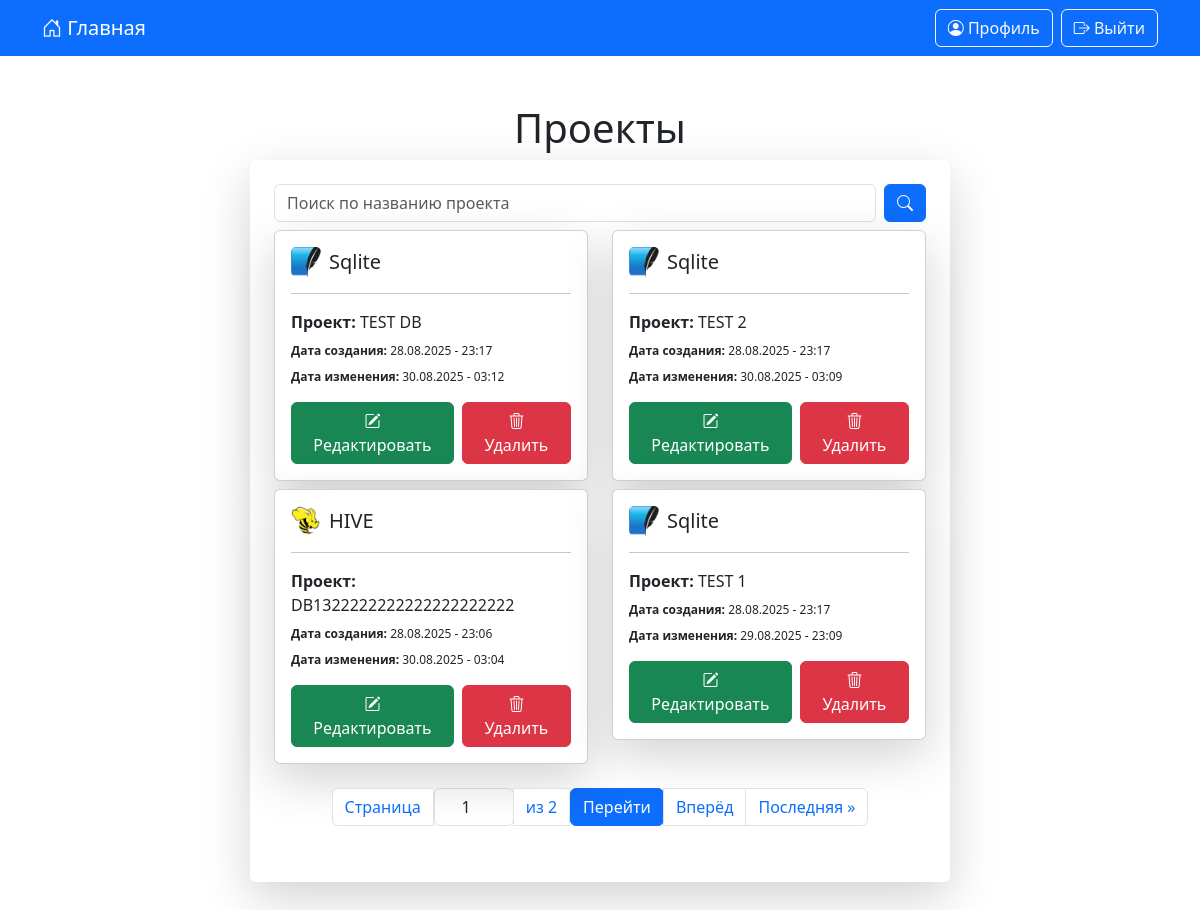
The app's page /projects/ (signed in), older data.
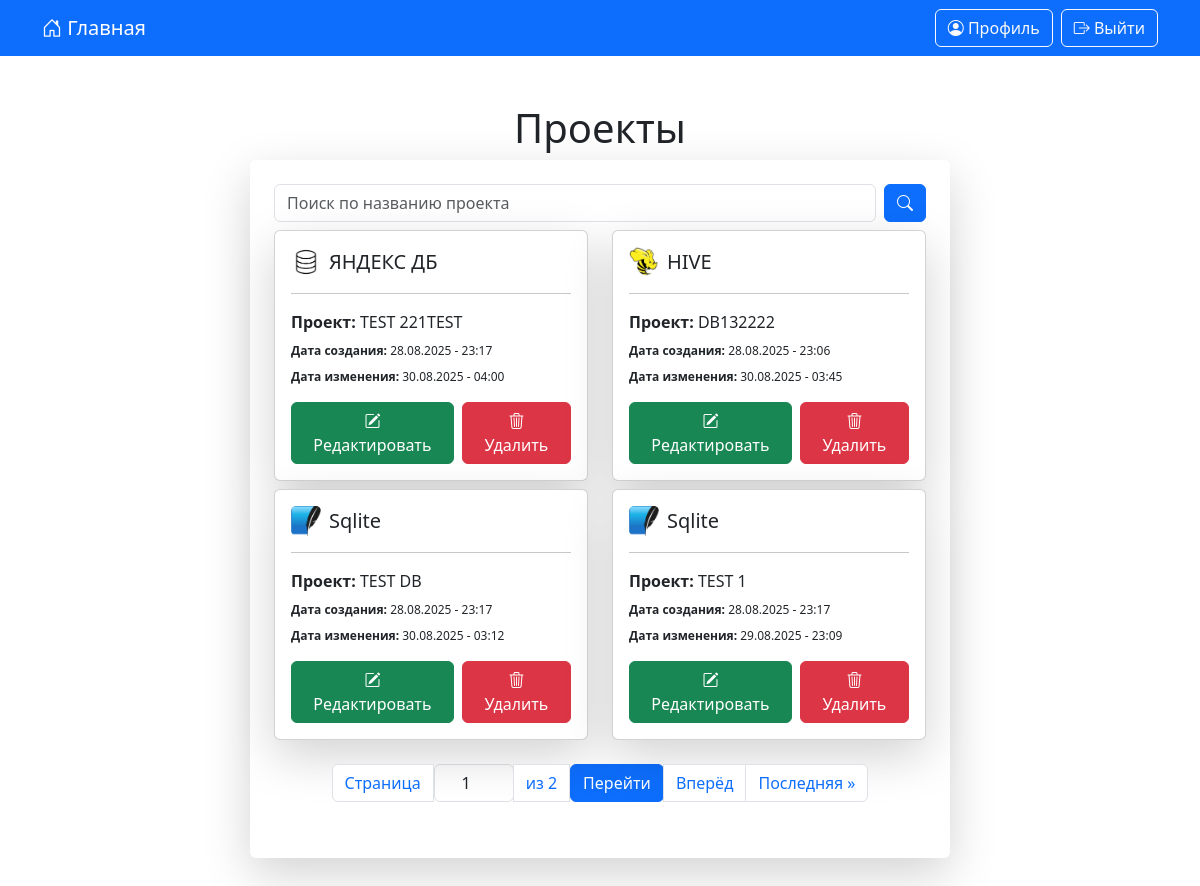
The same page, newer data.
### data_generator/models.py (models this page shows, shortened)
class DateStamp(models.Model):
    created = models.DateTimeField(verbose_name='Дата создания', auto_now_add=True)
    updated = models.DateTimeField(verbose_name='Дата изменения', auto_now=True)
    class Meta:
        abstract = True

class DataBaseUser(DateStamp):
    db_project = models.CharField(verbose_name="Проект", max_length=40, unique=True)
    db_name = models.CharField(verbose_name="Название базы данных", max_length=40)
    db_user = models.CharField(verbose_name="Пользователь", max_length=40)
    db_password = models.CharField(verbose_name="Пароль", max_length=40)
    db_host = models.CharField(verbose_name="Хост", max_length=255)
    db_port = models.CharField(verbose_name="Порт", max_length=8)
    user = models.ForeignKey(CustomUser, verbose_name="Пользователь", on_delete=models.CASCADE, related_name='data_base_user')
    data_base_name = models.ForeignKey(DataBaseName, verbose_name="Подключение", on_delete=models.CASCADE, related_name='data_base_name')
    class Meta:
        verbose_name = "Проект"
        verbose_name_plural = "Проекты"
        ordering = 'db_project',

class DataBaseName(DateStamp):
    name = models.CharField(verbose_name="Подключение", max_length=100, unique=True)
    images_db = models.ImageField(verbose_name="Изображение", upload_to='images_db/', default='images_db/default.jpg', blank=True, null=True)
    def __str__(self):
        return self.name
    class Meta:
        verbose_name = "Подключение"
        verbose_name_plural = "Подключение"
        ordering = 'name',

### data_generator/views.py (the view)
# urls.py: path("projects/", projects, name="projects"),
@login_required
def projects(request):
    search_query = request.GET.get("search", "").strip()
    paginator_projects = AppSettings.objects.first()
    projects = DataBaseUser.objects.filter(user=request.user)
    if search_query:
        projects = projects.filter(Q(db_project__icontains=search_query) | Q(db_name__icontains=search_query))
    projects = projects.order_by("-updated")
    page_size = paginator_projects.paginator_projects if paginator_projects else 4
    paginator = Paginator(projects, page_size)
    page_number = request.GET.get("page")
    page_obj = paginator.get_page(page_number)
    return render(request,
                  template_name="projects.html",
                  context={
                      "projects": page_obj,
                      "search_query": search_query})

### templates/projects.html (shortened to what this page needs)
{% extends 'base.html' %}
{% block content %}
    <h1 class="text-center mb-2"> Проекты</h1>
    <div class="card shadow-lg border-0 mx-auto p-4 panel-input">
        <form method="get" class="mb-2 d-flex gap-2 position-relative">
            <input type="text" name="search" id="searchInput" class="form-control" placeholder="Поиск по названию проекта" value="{{ request.GET.search }}">
            <button type="submit" class="btn btn-primary"><i class="bi bi-search"></i></button>
        </form>
        {% if projects %}
            <div class="row">
                {% for project in projects %}
                    <div class="col-md-6 mb-2">
                        <div class="card shadow-lg border-6">
                            <div class="card-body position-relative">
                                <h5 class="card-title d-flex justify-content-between align-items-center">
                                    <div class="d-flex align-items-center gap-2">
                                        <img class="db-image" src="{{ project.data_base_name.images_db.url }}" alt="{{ project.data_base_name.name }}">
                                        <span>{{ project.data_base_name }}</span>
                                    </div>
                                </h5>
                                <hr>
                                <div class="col-md-14">
                                    <div class="d-flex flex-column gap-2">
                                        <div><strong>Проект:</strong> {{ project.db_project }}</div>
                                        <div class="date_info"><strong>Дата создания:</strong> {{ project.created|date:"d.m.Y - H:i" }}</div>
                                        <div class="date_info"><strong>Дата изменения:</strong> {{ project.updated|date:"d.m.Y - H:i" }}</div>
                                    </div>
                                </div>
                                <div class="mt-3 d-flex justify-content-end gap-2">
                                    <a href="{% url 'projects_edit' project.pk %}" class="btn btn-success"><i class="bi bi-pencil-square"></i> Редактировать</a>
                                    <button type="button" class="btn btn-danger" data-bs-toggle="modal" data-bs-target="#deleteModal-{{ project.pk }}"><i class="bi bi-trash3"></i> Удалить</button>
                                </div>
                            </div>
                        </div>
                    </div>
                {% endfor %}
            </div>
            <nav class="mt-3">
                <ul class="pagination justify-content-center align-items-center">
                    <li class="page-item">
                        <span class="page-link">Страница</span>
                    </li>
                    <li class="page-item">
                        <input type="number" id="pageInput" class="form-control text-center" style="max-width: 80px;" min="1" max="{{ projects.paginator.num_pages }}" value="{{ projects.number }}">
                    </li>
                    <li class="page-item">
                        <span class="page-link">из {{ projects.paginator.num_pages }}</span>
                    </li>
                    <li class="page-item">
                        <button id="goToPageButton" class="btn btn-primary">Перейти</button>
                    </li>
                    {% if projects.has_next %}
                        <li class="page-item">
                            <a class="page-link" href="?page={{ projects.next_page_number }}{% if search_query %}&search={{ search_query }}{% endif %}">Вперёд</a>
                        </li>
                        <li class="page-item">
                            <a class="page-link" href="?page={{ projects.paginator.num_pages }}{% if search_query %}&search={{ search_query }}{% endif %}">Последняя &raquo;</a>
                        </li>
                    {% endif %}
                </ul>
            </nav>
        {% endif %}
    </div>
{% endblock %}

Row changes from the older to the newer data that the page shows:
changed DataBaseUser: data_base_name.images_db: picture removed, a placeholder shows; data_base_name "Sqlite" → "ЯНДЕКС ДБ"; db_project "TEST 2" → "TEST 221TEST"; updated "30.08.2025 - 03:09" → "30.08.2025 - 04:00"
changed DataBaseUser "HIVE": db_project "DB1322222222222222222222" → "DB132222"; updated "30.08.2025 - 03:04" → "30.08.2025 - 03:45"
shown differently, row unchanged: DataBaseUser "TEST DB": moves down the list
